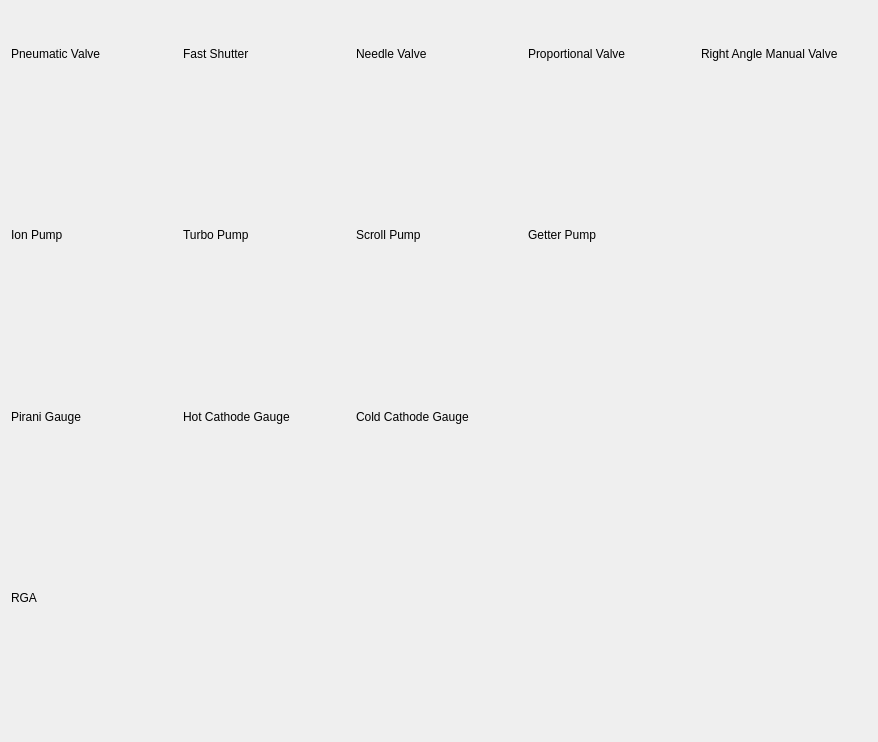
<?xml version="1.0" encoding="UTF-8"?>
<ui version="4.0">
 <class>Form</class>
 <widget class="QWidget" name="Form">
  <property name="geometry">
   <rect>
    <x>0</x>
    <y>0</y>
    <width>878</width>
    <height>742</height>
   </rect>
  </property>
  <property name="windowTitle">
   <string>Form</string>
  </property>
  <layout class="QHBoxLayout" name="horizontalLayout">
   <item>
    <layout class="QGridLayout" name="gridLayout">
     <item row="0" column="4">
      <widget class="QLabel" name="label_5">
       <property name="text">
        <string>Right Angle Manual Valve</string>
       </property>
      </widget>
     </item>
     <item row="0" column="1">
      <widget class="QLabel" name="label_2">
       <property name="text">
        <string>Fast Shutter</string>
       </property>
      </widget>
     </item>
     <item row="4" column="2">
      <widget class="QLabel" name="label_12">
       <property name="text">
        <string>Cold Cathode Gauge</string>
       </property>
      </widget>
     </item>
     <item row="2" column="3">
      <widget class="QLabel" name="label_9">
       <property name="text">
        <string>Getter Pump</string>
       </property>
      </widget>
     </item>
     <item row="0" column="0">
      <widget class="QLabel" name="label">
       <property name="text">
        <string>Pneumatic Valve</string>
       </property>
      </widget>
     </item>
     <item row="3" column="1">
      <widget class="TurboPump" name="TurboPump">
       <property name="toolTip">
        <string/>
       </property>
       <property name="iconSize" stdset="0">
        <number>64</number>
       </property>
      </widget>
     </item>
     <item row="5" column="0">
      <widget class="PiraniGauge" name="PiraniGauge">
       <property name="toolTip">
        <string/>
       </property>
       <property name="iconSize" stdset="0">
        <number>64</number>
       </property>
      </widget>
     </item>
     <item row="1" column="0">
      <widget class="PneumaticValve" name="PneumaticValve">
       <property name="toolTip">
        <string/>
       </property>
       <property name="iconSize" stdset="0">
        <number>64</number>
       </property>
      </widget>
     </item>
     <item row="5" column="1">
      <widget class="HotCathodeGauge" name="HotCathodeGauge">
       <property name="toolTip">
        <string/>
       </property>
       <property name="iconSize" stdset="0">
        <number>64</number>
       </property>
      </widget>
     </item>
     <item row="3" column="3">
      <widget class="GetterPump" name="GetterPump">
       <property name="toolTip">
        <string/>
       </property>
       <property name="iconSize" stdset="0">
        <number>64</number>
       </property>
      </widget>
     </item>
     <item row="1" column="1">
      <widget class="FastShutter" name="FastShutter">
       <property name="toolTip">
        <string/>
       </property>
       <property name="iconSize" stdset="0">
        <number>64</number>
       </property>
      </widget>
     </item>
     <item row="5" column="2">
      <widget class="ColdCathodeGauge" name="ColdCathodeGauge">
       <property name="toolTip">
        <string/>
       </property>
       <property name="iconSize" stdset="0">
        <number>64</number>
       </property>
      </widget>
     </item>
     <item row="3" column="2">
      <widget class="ScrollPump" name="ScrollPump">
       <property name="toolTip">
        <string/>
       </property>
       <property name="iconSize" stdset="0">
        <number>64</number>
       </property>
      </widget>
     </item>
     <item row="1" column="4">
      <widget class="RightAngleManualValve" name="RightAngleManualValve">
       <property name="toolTip">
        <string/>
       </property>
       <property name="iconSize" stdset="0">
        <number>64</number>
       </property>
      </widget>
     </item>
     <item row="3" column="0">
      <widget class="IonPump" name="IonPump">
       <property name="toolTip">
        <string/>
       </property>
       <property name="iconSize" stdset="0">
        <number>64</number>
       </property>
      </widget>
     </item>
     <item row="7" column="0">
      <widget class="RGA" name="RGA">
       <property name="toolTip">
        <string/>
       </property>
       <property name="iconSize" stdset="0">
        <number>64</number>
       </property>
      </widget>
     </item>
     <item row="1" column="2">
      <widget class="NeedleValve" name="NeedleValve">
       <property name="toolTip">
        <string/>
       </property>
       <property name="iconSize" stdset="0">
        <number>64</number>
       </property>
      </widget>
     </item>
     <item row="1" column="3">
      <widget class="ProportionalValve" name="ProportionalValve">
       <property name="toolTip">
        <string/>
       </property>
       <property name="iconSize" stdset="0">
        <number>64</number>
       </property>
      </widget>
     </item>
     <item row="2" column="0">
      <widget class="QLabel" name="label_6">
       <property name="text">
        <string>Ion Pump</string>
       </property>
      </widget>
     </item>
     <item row="2" column="2">
      <widget class="QLabel" name="label_8">
       <property name="text">
        <string>Scroll Pump</string>
       </property>
      </widget>
     </item>
     <item row="4" column="1">
      <widget class="QLabel" name="label_11">
       <property name="text">
        <string>Hot Cathode Gauge</string>
       </property>
      </widget>
     </item>
     <item row="0" column="3">
      <widget class="QLabel" name="label_4">
       <property name="text">
        <string>Proportional Valve</string>
       </property>
      </widget>
     </item>
     <item row="2" column="1">
      <widget class="QLabel" name="label_7">
       <property name="text">
        <string>Turbo Pump</string>
       </property>
      </widget>
     </item>
     <item row="4" column="0">
      <widget class="QLabel" name="label_10">
       <property name="text">
        <string>Pirani Gauge</string>
       </property>
      </widget>
     </item>
     <item row="0" column="2">
      <widget class="QLabel" name="label_3">
       <property name="text">
        <string>Needle Valve</string>
       </property>
      </widget>
     </item>
     <item row="6" column="0">
      <widget class="QLabel" name="label_13">
       <property name="text">
        <string>RGA</string>
       </property>
      </widget>
     </item>
    </layout>
   </item>
  </layout>
 </widget>
 <customwidgets>
  <customwidget>
   <class>PCDSSymbolBase</class>
   <extends>QWidget</extends>
   <header>pcdswidgets.vacuum.base</header>
  </customwidget>
  <customwidget>
   <class>PneumaticValve</class>
   <extends>PCDSSymbolBase</extends>
   <header>pcdswidgets.vacuum.valves</header>
  </customwidget>
  <customwidget>
   <class>FastShutter</class>
   <extends>PCDSSymbolBase</extends>
   <header>pcdswidgets.vacuum.valves</header>
  </customwidget>
  <customwidget>
   <class>NeedleValve</class>
   <extends>PCDSSymbolBase</extends>
   <header>pcdswidgets.vacuum.valves</header>
  </customwidget>
  <customwidget>
   <class>ProportionalValve</class>
   <extends>PCDSSymbolBase</extends>
   <header>pcdswidgets.vacuum.valves</header>
  </customwidget>
  <customwidget>
   <class>RightAngleManualValve</class>
   <extends>PCDSSymbolBase</extends>
   <header>pcdswidgets.vacuum.valves</header>
  </customwidget>
  <customwidget>
   <class>IonPump</class>
   <extends>PCDSSymbolBase</extends>
   <header>pcdswidgets.vacuum.pumps</header>
  </customwidget>
  <customwidget>
   <class>TurboPump</class>
   <extends>PCDSSymbolBase</extends>
   <header>pcdswidgets.vacuum.pumps</header>
  </customwidget>
  <customwidget>
   <class>ScrollPump</class>
   <extends>PCDSSymbolBase</extends>
   <header>pcdswidgets.vacuum.pumps</header>
  </customwidget>
  <customwidget>
   <class>GetterPump</class>
   <extends>PCDSSymbolBase</extends>
   <header>pcdswidgets.vacuum.pumps</header>
  </customwidget>
  <customwidget>
   <class>PiraniGauge</class>
   <extends>PCDSSymbolBase</extends>
   <header>pcdswidgets.vacuum.gauges</header>
  </customwidget>
  <customwidget>
   <class>HotCathodeGauge</class>
   <extends>PCDSSymbolBase</extends>
   <header>pcdswidgets.vacuum.gauges</header>
  </customwidget>
  <customwidget>
   <class>ColdCathodeGauge</class>
   <extends>PCDSSymbolBase</extends>
   <header>pcdswidgets.vacuum.gauges</header>
  </customwidget>
  <customwidget>
   <class>RGA</class>
   <extends>PCDSSymbolBase</extends>
   <header>pcdswidgets.vacuum.others</header>
  </customwidget>
 </customwidgets>
 <resources/>
 <connections/>
</ui>
